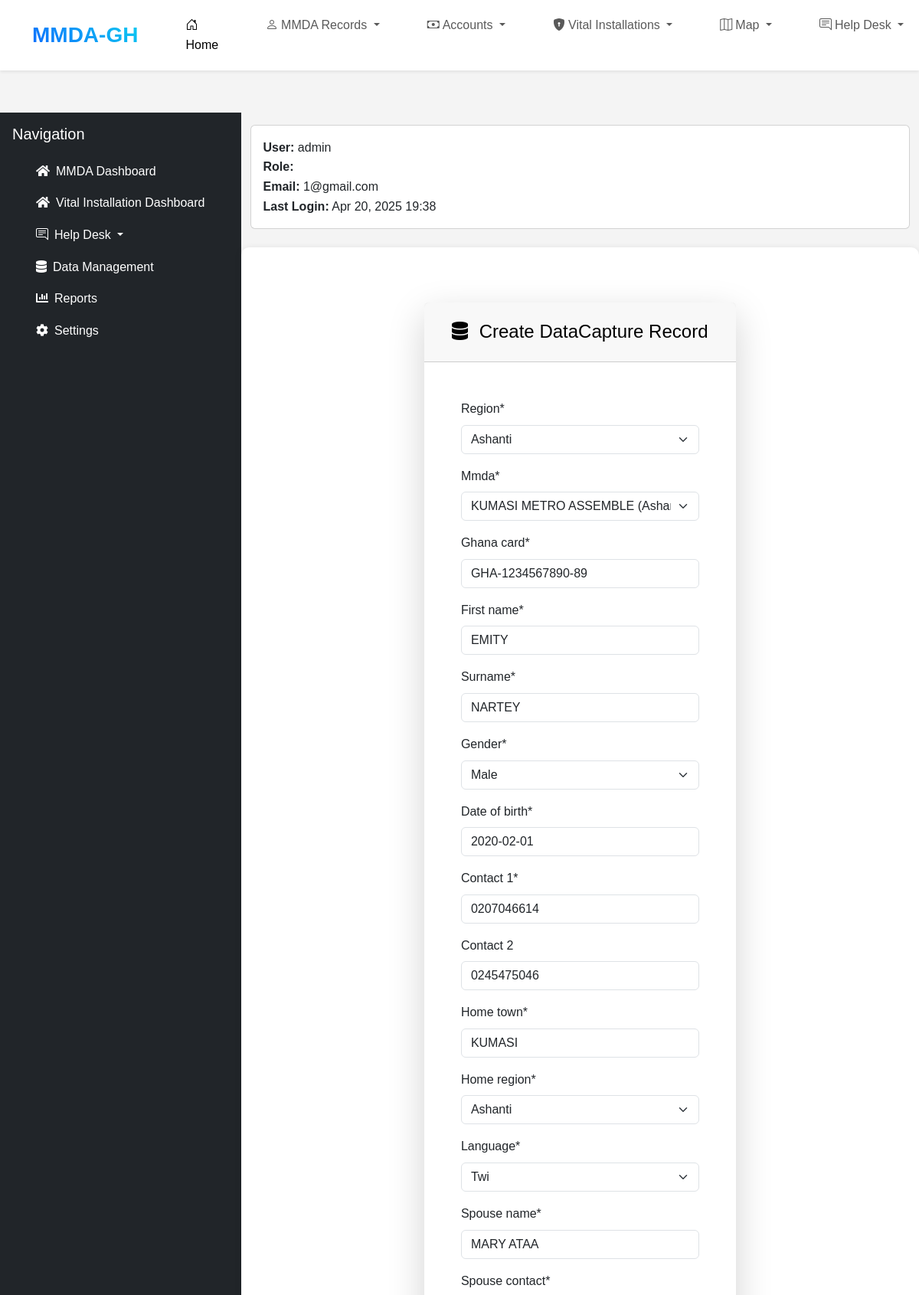
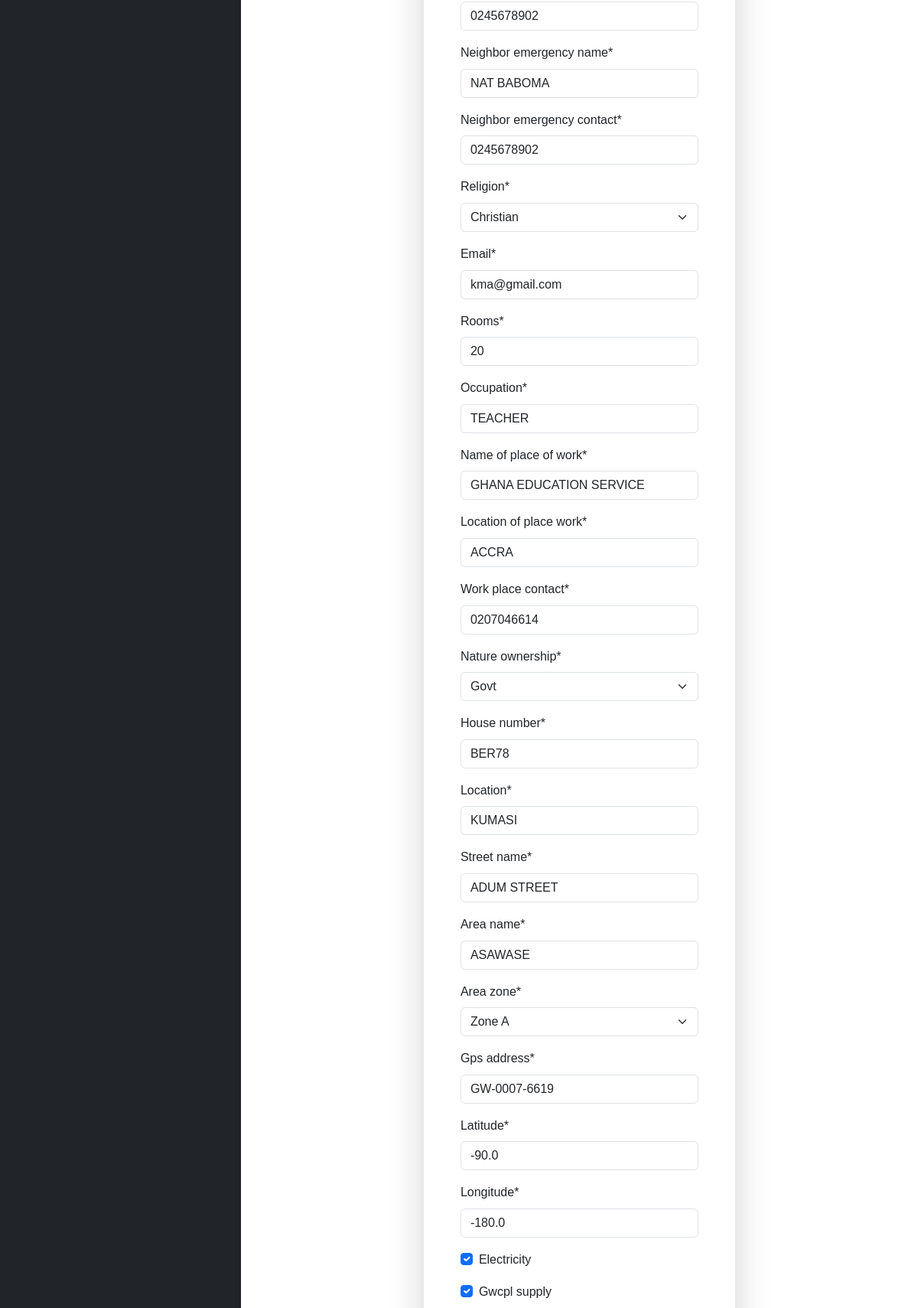
The app's page /accounts/accounts/2/edit/ (signed in, upper part) with its own data (2 pictures, top to bottom).
### accounts/models.py (models this page shows, shortened)
class MMDA(models.Model):
    name = models.CharField(max_length=100, unique=True)
    abbreviation = models.CharField(max_length=100, unique=True)
    region = models.ForeignKey(Region, on_delete=models.CASCADE, related_name="mmdas")
    gps_address = models.CharField(max_length=100)
    location=models.CharField(max_length=100)
    contact_1 = models.CharField(max_length=20)  # Adjusted length for phone numbers
    contact_2 = models.CharField(max_length=10, blank=True, null=True)  # Adjusted length
    email= models.CharField(max_length=30)
    latitude = models.FloatField(validators=[MinValueValidator(-90.0), MaxValueValidator(90.0)])
    longitude = models.FloatField(validators=[MinValueValidator(-180.0), MaxValueValidator(180.0)])
    postal_address= models.CharField(max_length=100)
    logo_1 = models.ImageField(upload_to='profile_pictures/', blank=True, null=True)
    local_govt_logo = models.ImageField(upload_to='profile_pictures/', blank=True, null=True)
    coat_of_arms = models.ImageField(upload_to='profile_pictures/', blank=True, null=True)
    def __str__(self):
        return f"{self.name} ({self.region.name})"

class DataCapture(models.Model):
    serial_number = models.CharField(max_length=20, unique=True, editable=False)
    category = models.CharField(max_length=10, default="INDV",editable=False)
    date_created = models.DateTimeField(auto_now_add=True)
    date_updated = models.DateTimeField(auto_now=True)
    region = models.ForeignKey(Region, on_delete=models.CASCADE)  # Add Region ForeignKey
    mmda = models.ForeignKey(MMDA, on_delete=models.CASCADE)  # Add Region ForeignKey
    ghana_card = models.CharField(
        max_length=20,
        unique=True,
        validators=[
            RegexValidator(
                regex=r'^GHA-\d{10}-\d*$',  # Matches the Ghana Card format
                message="Ghana Card should follow the format: GHA-XXXXXXXXXX-X where X is optional."
            )
        ]
    )
    first_name = models.CharField(max_length=50)
    surname = models.CharField(max_length=50)
    contact_1 = PhoneNumberField()
    first_name = models.CharField(max_length=50)
    surname = models.CharField(max_length=50)
    gender = models.CharField(max_length=10, choices=GENDER_CHOICES)
    date_of_birth = models.DateField()
    contact_1 = models.CharField(max_length=20)  # Adjusted length for phone numbers
    contact_2 = models.CharField(max_length=10, blank=True, null=True)  # Adjusted length
    home_town = models.CharField(max_length=50)
    home_region = models.CharField(max_length=50, choices=REGION_CHOICES)
    language = models.CharField(max_length=50, choices=LANGUAGE_CHOICES)
    spouse_name = models.CharField(max_length=100)
    spouse_contact = models.CharField(max_length=10)
    neighbor_emergency_name = models.CharField(max_length=100)
    neighbor_emergency_contact = models.CharField(max_length=10)
    religion = models.CharField(max_length=50, choices=RELIGION_CHOICES)
    email= models.CharField(max_length=30)
    rooms = models.IntegerField(default=1)
    occupation = models.CharField(max_length=50)
    name_of_place_of_work = models.CharField(max_length=50)
    location_of_place_work= models.CharField(max_length=50)
    work_place_contact=models.CharField(max_length=10)
    nature_ownership = models.CharField(max_length=100, choices=NATURE_CHOICES)
    house_number = models.CharField(max_length=50)
    location = models.CharField(max_length=100)
    street_name = models.CharField(max_length=100)
    area_name = models.CharField(max_length=100)
    area_zone = models.CharField(max_length=100, choices=AREA_ZONE_CHOICES)
    gps_address = models.CharField(max_length=100)
    latitude = models.FloatField(validators=[MinValueValidator(-90.0), MaxValueValidator(90.0)])
    longitude = models.FloatField(validators=[MinValueValidator(-180.0), MaxValueValidator(180.0)])
    electricity = models.BooleanField(default=False)
    gwcpl_supply = models.BooleanField(default=False)
    nearest_landmark = models.CharField(max_length=100)
    criminal_activities_1 = models.CharField(max_length=50, choices=CRIMINAL_CHOICES)
    criminal_activities_2 = models.CharField(max_length=50, choices=CRIMINAL_CHOICES)
    criminal_activities_3 = models.CharField(max_length=50, choices=CRIMINAL_CHOICES)
    network_connectivity = models.CharField(max_length=20, choices=NETWORK_CHOICES)
    road_network = models.CharField(max_length=20, choices=ROAD_CHOICES)
    history = HistoricalRecords()
    profile_picture = models.ImageField(upload_to='profile_pictures/', blank=True, null=True)
    class Meta:
        verbose_name = "Data Capture"
        verbose_name_plural = "Data Captures"
        ordering = ['date_created']  # Optional: Order by creation date

### accounts/views.py (the view)
# urls.py: path('accounts/<int:pk>/edit/', views.AccountUpdateView.as_view(), name='account_update'),
class AccountUpdateView(PermissionRequiredMixin, UpdateView):
    permission_required = 'app.change_accountcapture'
    model = DataCapture
    form_class = DataCaptureForm
    template_name = 'create_account.html'
    success_url = reverse_lazy('account_list')

### accounts/forms.py (shortened to what this page needs)
class DataCaptureForm(forms.ModelForm):
    class Meta:
        model = DataCapture
        fields = '__all__'
    def __init__(self, *args, **kwargs):
        self.user = kwargs.pop('user', None)
        super().__init__(*args, **kwargs)

### accounts/models.py (called while the page is built)
    def __str__(self):
        return self.name

### accounts/templates/create_account.html (shortened to what this page needs)
{% extends 'base.html' %}
{% load static %}
{% load crispy_forms_tags %}
{% block content %}
<div class="container py-5">
    <div class="row justify-content-center">
        <div class="col-md-8 col-lg-6">
            <div class="card shadow-lg border-0 rounded-3">
                <div class="card-header bg-gradient-primary-to-secondary text-black py-4">
                    <h2 class="h4 mb-0 text-center">
                        <i class="fas fa-database me-2"></i>
                        Create DataCapture Record
                    </h2>
                </div>
                <div class="card-body p-4 p-xl-5">
                    <form method="post" class="needs-validation" novalidate>
                        {{ form|crispy }}
                    </form>
                </div>
            </div>
        </div>
    </div>
</div>
{% endblock %}

### accounts/templates/base.html (shortened to what this page needs)
{% load static %}
<!DOCTYPE html>
<html lang="en">
<head>
    <link href="https://cdn.jsdelivr.net/npm/bootstrap@5.3.0/dist/css/bootstrap.min.css" rel="stylesheet">
    <link rel="stylesheet" href="https://cdnjs.cloudflare.com/ajax/libs/font-awesome/6.0.0-beta3/css/all.min.css">
    <link rel="stylesheet" href="https://cdn.jsdelivr.net/npm/bootstrap-icons@1.8.1/font/bootstrap-icons.css">
    <link rel="stylesheet" href="https://cdnjs.cloudflare.com/ajax/libs/font-awesome/5.15.4/css/all.min.css">
    <link rel="stylesheet" href="{% static 'css/styles.css' %}">
</head>
<body>
    {% include 'navbar.html' %}
<br><br><br>
    <div class="main-wrapper d-flex">
<br><br>
        <nav id="sidebar" class="sidebar bg-dark text-white p-3">
            <div class="sidebar-header d-flex justify-content-between align-items-center">
                <h5 class="text-center mb-0">Navigation</h5>
            </div>
            <ul class="nav flex-column mt-3">
                <li class="nav-item">
                    <a href="#" class="nav-link text-white">
                        <i class="fas fa-home me-2"></i>MMDA Dashboard
                    </a>
                </li>
                <li class="nav-item">
                    <a href="#" class="nav-link text-white">
                        <i class="fas fa-home me-2"></i>Vital Installation Dashboard
                    </a>
                </li>
                <li class="nav-item dropdown">
                    <a class="nav-link text-white dropdown-toggle px-3 rounded-3" href="#" role="button" data-bs-toggle="dropdown">
                        <i class="bi bi-chat-right-text me-2"></i>Help Desk
                    </a>
                </li>
                <li class="nav-item">
                    <a href="#" class="nav-link text-white">
                        <i class="fas fa-database me-2"></i>Data Management
                    </a>
                </li>
                <li class="nav-item">
                    <a href="#" class="nav-link text-white">
                        <i class="fas fa-chart-bar me-2"></i>Reports
                    </a>
                </li>
                <li class="nav-item">
                    <a href="#" class="nav-link text-white">
                        <i class="fas fa-cog me-2"></i>Settings
                    </a>
                </li>
            </ul>
        </nav>
        <div class="flex-grow-1">
            <div class="container mt-3">
                <div class="card mb-4">
                    <div class="card-body">
                        <ul class="list-unstyled mb-0">
                            <li><strong>User:</strong> {{ request.user }}</li>
                            <li><strong>Role:</strong> {{ request.user.role }}</li>
                            <li><strong>Email:</strong> {{ request.user.email }}</li>
                            <li><strong>Last Login:</strong> {{ request.user.last_login|date:"M d, Y H:i" }}</li>
                        </ul>
                    </div>
                </div>
            </div>
            <main class="container py-4">
                {% block content %}{% endblock %}
            </main>
                </div>
                    </div>
                    <br><br><br>
</body>
</html>

### static/css/styles.css (style rules this page uses)
* { margin: 0; padding: 0; box-sizing: border-box; }
body { overflow-x: hidden; font-family: Arial, sans-serif; line-height: 1.6; background-color: #f4f4f4; color: #333; margin: 0; padding: 0; padding-top: 56px; }
nav { margin: 0; }
main { padding: 20px; max-width: 700px; margin: auto; background: #ffffff; border-radius: 10px; box-shadow: 0 2px 10px rgba(0, 0, 0, 0.1); }
@media (min-width: 768px) { body { padding-top: 70px; } }
@media (min-width: 768px) { main { max-width: 900px; } }
.text-center { text-align: center; }
.mb-4 { margin-bottom: 1.5rem; }

### records on screen
MMDA: region "Ashanti"
DataCapture: mmda "KUMASI METRO ASSEMBLE (Ashanti)", ghana_card "GHA-1234567890-89", first_name "EMITY", surname "NARTEY", gender "Male", date_of_birth "2020-02-01", contact_1 "0207046614", contact_2 "0245475046", home_town "KUMASI", home_region "Ashanti", language "Twi", spouse_name "MARY ATAA", spouse_contact "0245678902", neighbor_emergency_name "NAT BABOMA", neighbor_emergency_contact "0245678902", religion "Christian", email "kma@gmail.com", rooms "20", occupation "TEACHER", name_of_place_of_work "GHANA EDUCATION SERVICE", location_of_place_work "ACCRA", work_place_contact "0207046614", nature_ownership "Govt", house_number "BER78", location "KUMASI", street_name "ADUM STREET", area_name "ASAWASE", area_zone "Zone A", gps_address "GW-0007-6619", latitude "-90.0", longitude "-180.0", electricity "☑", gwcpl_supply "☑"

### other values on screen
{{ request.user }} "admin"
{{ request.user.email }} "1@gmail.com"
{{ request.user.last_login|date:"M d, Y H:i" }} "Apr 20, 2025 19:38"
